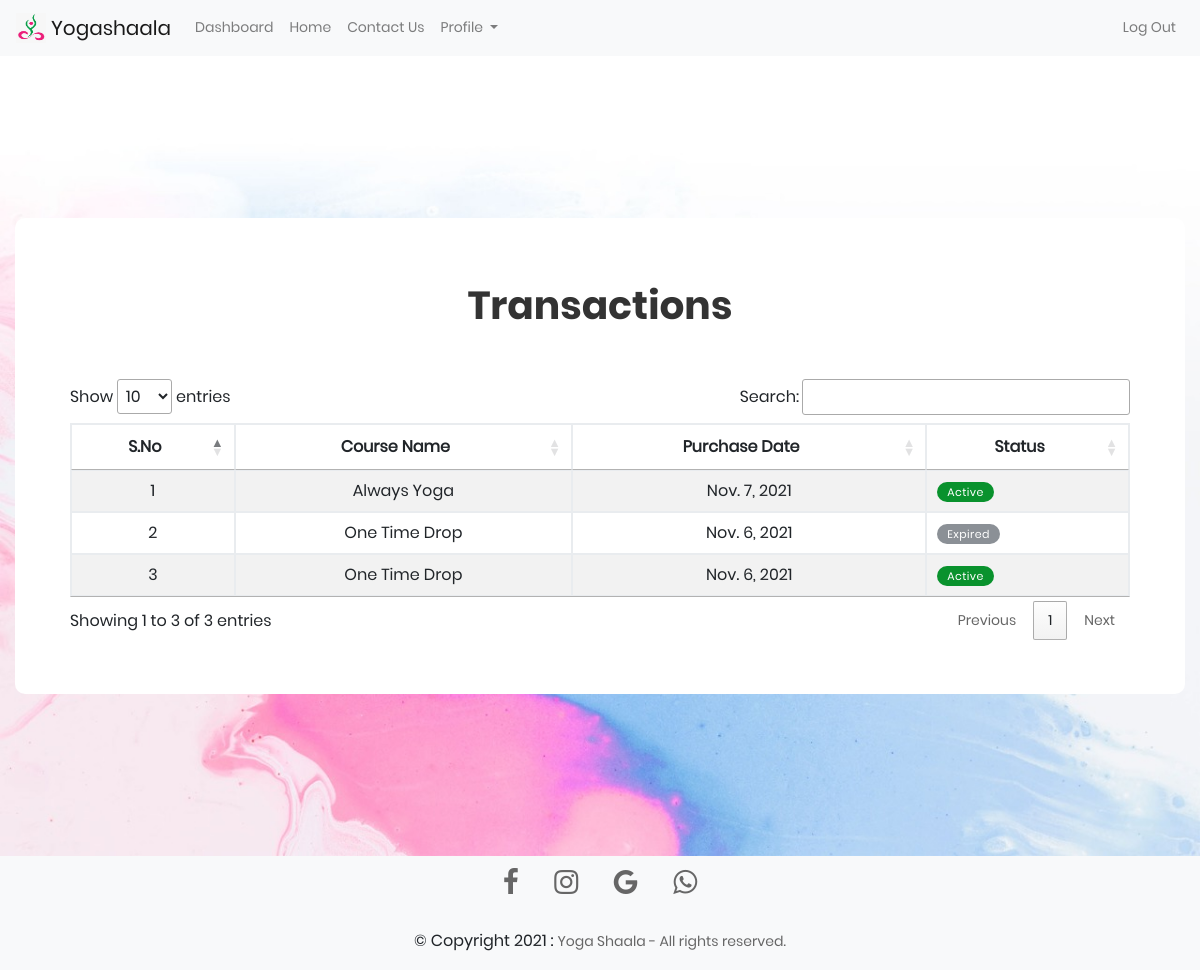
The page /transaction/ (signed in) on the database its author committed.
### first_app/models.py (models this page shows, shortened)
class students(models.Model):
    username = models.ForeignKey(User, on_delete=models.CASCADE)
    course_id = models.ForeignKey(addcourse, on_delete=models.CASCADE)
    start_date = models.DateField()
    classes_attended = models.IntegerField()
    classes_left = models.IntegerField()
    status = models.BooleanField()

class addcourse(models.Model):
    id = models.IntegerField(primary_key=True)
    name = models.CharField(max_length=15)
    classes = models.IntegerField()
    duration = models.IntegerField()
    cost = models.IntegerField()

### first_app/views.py (the view)
# urls.py: path('transaction/',views.transaction,name='transaction'),
def transaction(request):
    id = request.user.username
    u = User.objects.get(username=id)
    tec_id = students.objects.filter(username=u)
    lis = sorted(tec_id,key=lambda x:x.start_date,reverse=True)
    ls=[]
    for i in lis:
        if i.course_id.id != 1:
            ls.append(i)
    context = {
        'trans': ls,
        'active' :'mode mode_on',
        'exp': 'mode mode_off',
        'true' : True,
    }
    return render(request, 'first_app/transaction.html',context)

### templates/first_app/transaction.html (shortened to what this page needs)
<!DOCTYPE html>
{% load static %}
<html lang="en">
<head>
	<link rel="stylesheet" type="text/css" href="{% static 'vendor/bootstrap/css/bootstrap.min.css'%} ">
	<link rel="stylesheet" type="text/css" href="{% static 'fonts/font-awesome-4.7.0/css/font-awesome.min.css'%} ">
	<link rel="stylesheet" type="text/css" href="{% static 'fonts/iconic/css/material-design-iconic-font.min.css'%} ">
	<link rel="stylesheet" type="text/css" href="{% static 'vendor/animate/animate.css'%} ">
	<link rel="stylesheet" type="text/css" href="{% static 'vendor/css-hamburgers/hamburgers.min.css'%} ">
	<link rel="stylesheet" type="text/css" href="{% static 'vendor/animsition/css/animsition.min.css'%} ">
	<link rel="stylesheet" type="text/css" href="{% static 'vendor/select2/select2.min.css'%} ">
	<link rel="stylesheet" type="text/css" href="{% static 'vendor/daterangepicker/daterangepicker.css'%} ">
	<link rel="stylesheet" type="text/css" href="{% static 'css/util.css'%} ">
	<link rel="stylesheet" type="text/css" href="{% static 'css/main.css'%} ">
	<link rel="stylesheet" type="text/css" href="https://cdn.datatables.net/1.11.3/css/jquery.dataTables.min.css">
    <link rel="stylesheet" type="text/css" href="https://cdnjs.cloudflare.com/ajax/libs/font-awesome/4.7.0/css/font-awesome.css">
</head>
<body>
	<nav class="navbar navbar-expand-lg navbar-light bg-light">
		<a class="navbar-brand" href="">
			<img src="{% static 'images/icons/symbol.jpeg' %}"  width="30" height="30" class="d-inline-block align-top" alt="">
			Yogashaala</a>
		<div class="collapse navbar-collapse" id="navbarSupportedContent">
		  <ul class="navbar-nav mr-auto">
			<li class="nav-item">
			  <a class="nav-link" href="/user_dashboard/">Dashboard <span class="sr-only">(current)</span></a>
			</li>
			  <li class="nav-item">
			  <a class="nav-link" href="/indexU/">Home</a>
			</li>
			  <li class="nav-item">
				<a class="nav-link pagescroll" href="#contactus">Contact Us</a>
			</li>
			<li class="nav-item dropdown">
				<a class="nav-link dropdown-toggle" href="" id="navbarDropdown" role="button" data-toggle="dropdown" aria-haspopup="true" aria-expanded="false">
				  Profile
				</a>
			</li>
		  </ul>
	      <ul class="navbar-nav right hide-on-med-and-down">
			<li>
				<a class="nav-link" aria-current="page" href='/logout/'>Log Out</a>
			</li>
		</ul>
		</div>
	  </nav>
	<div class="limiter">
		<div class="container-login100" style="background-image: url({% static 'images/bg-01.jpeg' %});">
			<div class="wrap-login1001 p-l-55 p-r-55 p-t-65 p-b-54">
				<form class="login100-form validate-form">
					<span class="login100-form-title p-b-49">
						Transactions
					</span>
			<div class="card_body">
				<div class="overflow-x">
					<table id="mark_atten" class="table table-hover table-bordered table-striped table cust-datatable dataTable no-footer" style="width:100%">
					  <thead>
						<tr>
						  <th data-sortable="true" class="text-center">S.No</th>
						  <th data-sortable="true" class="text-center">Course Name</th>
						  <th data-sortable="true" class="text-center">Purchase Date</th>
						  <th data-sortable="true" class="text-center">Status</th>
						</tr>
					  </thead>
					  <tbody>
					  {%for i in trans%}
						<tr>
						  <td class="text-center">{{ forloop.counter }}</td>
						  <td class="text-center">{{i.course_id.name}}</td>
						  <td class="text-center">{{i.start_date}}</td>
							{%if i.status == true%}
						  		<td><span class='{{active}}'>Active</span></td>
							{% else %}
								<td><span class='{{exp}}'>Expired</span></td>
							{% endif %}
						</tr>
					  {% endfor %}
					  </tbody>
					</table>
				</div>
			</div>
        </form>
      </div>
    </div>
  </div>
<footer class="page-footer font-small bg-light">
  <div class="container  text-center black-text py-3">
	  <div class="row">
		<div class="col-md-12 justify-content: space-around">
		  <div class="flex-center">
			<a class="fb-ic" href="https://www.facebook.com/yogashaala">
			  <i class="fa fa-facebook-f fa-lg  text-center black-text  fa-2x mr-3 ml-3" > </i>
			</a>
			<a class="ins-ic" href="https://www.instagram.com/yogashaala">
			  <i class="fa fa-instagram fa-lg text-center black-text fa-2x mr-3 ml-3" > </i>
			</a>
			<a class="gplus-ic" href="mailto:info@yogashaala.net?cc=marksim@yogashaala.net&subject=Website%20Contact&body=I%20would%20like%20to%20more%20about%20the%20classes.%20This%20is%20my%20contact%20number%20and%20email%20address.">
			  <i class="fa fa-google fa-lg  text-center black-text  fa-2x mr-3 ml-3" > </i>
			</a>
			<a class="wh-ic" href="https://wa.me/96895753154?text=Please%20write%20your%20name%2C%20mobile%20and%20email%20and%20the%20nature%20of%20your%20enquiry.">
			  <i class="fa fa-whatsapp fa-lg  black-text text-center black-text fa-2x mr-3 ml-3" > </i>
			</a>
		  </div>
		</div>
	  </div>
	</div>
	<div class="footer-copyright text-center black-text py-3">© Copyright 2021 :
	  <a href="" class="black-text"> Yoga Shaala - All rights reserved. </a>
	</div>
  </footer>
</body>
</html>

### static/css/main.css (style rules this page uses)
* { margin: 0px; padding: 0px; box-sizing: border-box; }
body, html { height: 100%; font-family: Poppins-Regular, sans-serif; }
a { font-family: Poppins-Regular; font-size: 14px; line-height: 1.7; color: #666666; margin: 0px; transition: all 0.4s; -webkit-transition: all 0.4s; -o-transition: all 0.4s; -moz-transition: all 0.4s; }
ul, li { margin: 0px; list-style-type: none; }
.limiter { width: 100%; margin: 0 auto; }
.container-login100 { width: 100%; min-height: 100vh; display: -webkit-box; display: -webkit-flex; display: -moz-box; display: -ms-flexbox; display: flex; flex-wrap: wrap; justify-content: center; align-items: center; padding: 15px; background-repeat: no-repeat; background-position: center; background-size: cover; }
.wrap-login1001 { width: 1300px; background: #fff; border-radius: 10px; overflow: hidden; }
.login100-form { width: 100%; }
.login100-form-title { display: block; font-family: Poppins-Bold; font-size: 39px; color: #333333; line-height: 1.2; text-align: center; }
.mode { padding: 2px 10px; line-height: 20px; color: #fff; font-weight: 200; border-radius: 1rem ; -webkit-border-radius: 1rem; -moz-border-radius: 1rem; -ms-border-radius: 1rem; -o-border-radius: 1rem; font-size: 11px; letter-spacing: 0.4px; }
.mode_on { background: #09922d; }
.mode_off { background-color: #8b9096; }
@media only screen and (max-width:1200px) { .overflow-x { overflow: scroll; } }

### rows shown on the page
students: course_id.name "Always Yoga", start_date "Nov. 7, 2021"
students: course_id.name "One Time Drop", start_date "Nov. 6, 2021"
students: course_id.name "One Time Drop", start_date "Nov. 6, 2021"
